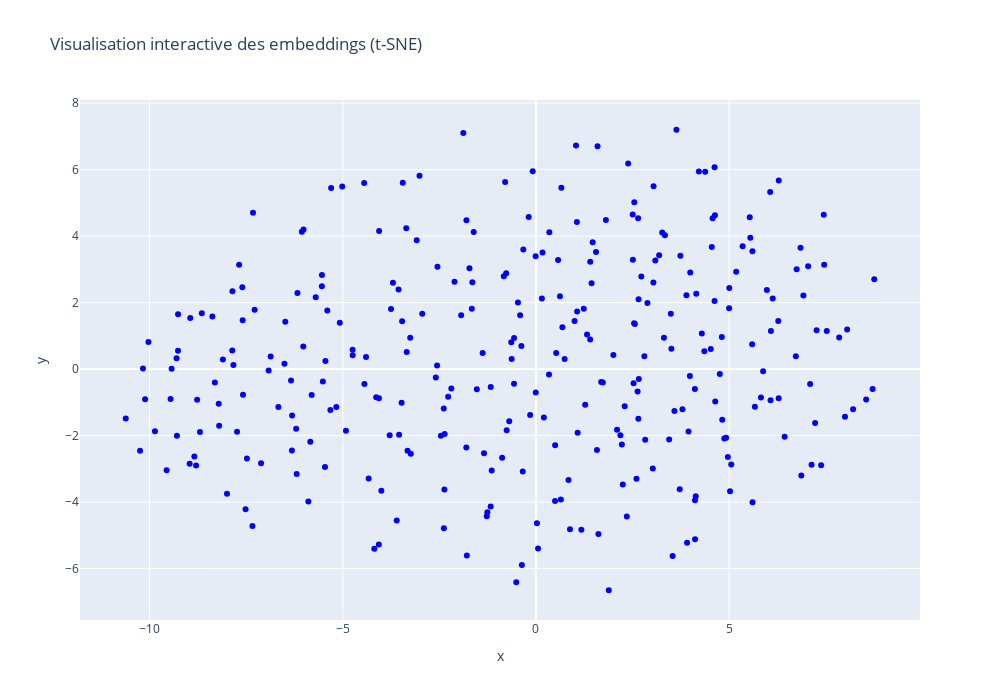

Write notebook code for a chart like this one.
### Markdown cell above
## Visualisation du nuage de point par TSNE

### Code cell
from sklearn.manifold import TSNE
import plotly.express as px
import pandas as pd

# 1. Sélection des mots (ex : les 300 plus fréquents)
mots = list(model.wv.index_to_key[:300])
vecteurs = model.wv[mots]

# 2. Réduction de dimension avec t-SNE
tsne = TSNE(n_components=2, random_state=42, perplexity=40, n_iter=1000)
vecteurs_2D = tsne.fit_transform(vecteurs)

# 3. Mise en DataFrame pour Plotly
df_tsne = pd.DataFrame({
    "mot": mots,
    "x": vecteurs_2D[:, 0],
    "y": vecteurs_2D[:, 1]
})

# 4. Affichage interactif
fig = px.scatter(df_tsne, x="x", y="y", hover_name="mot", title="Visualisation interactive des embeddings (t-SNE)")
fig.update_traces(marker=dict(size=6, color="blue"), textposition='top center')
fig.update_layout(width=1000, height=700)
fig.show()

### Figure 1 — Plotly figure (JSON) as saved in the notebook; plotly's stock layout.template omitted (floating-point values rounded to 4 significant figures; data arrays with more than 128 entries replaced by an {"elided": "..."} marker saying what was removed)
{"data": [{"hovertemplate": "<b>%{hovertext}</b><br><br>x=%{x}<br>y=%{y}<extra></extra>", "hovertext": {"elided": "300 str values"}, "legendgroup": "", "marker": {"color": "blue", "size": 6, "symbol": "circle"}, "mode": "markers", "name": "", "orientation": "v", "showlegend": false, "textposition": "top center", "type": "scatter", "x": {"elided": "300 float values"}, "xaxis": "x", "y": {"elided": "300 float values"}, "yaxis": "y"}], "layout": {"height": 700, "legend": {"tracegroupgap": 0}, "title": {"text": "Visualisation interactive des embeddings (t-SNE)"}, "width": 1000, "xaxis": {"anchor": "y", "domain": [0, 1], "title": {"text": "x"}}, "yaxis": {"anchor": "x", "domain": [0, 1], "title": {"text": "y"}}}}
